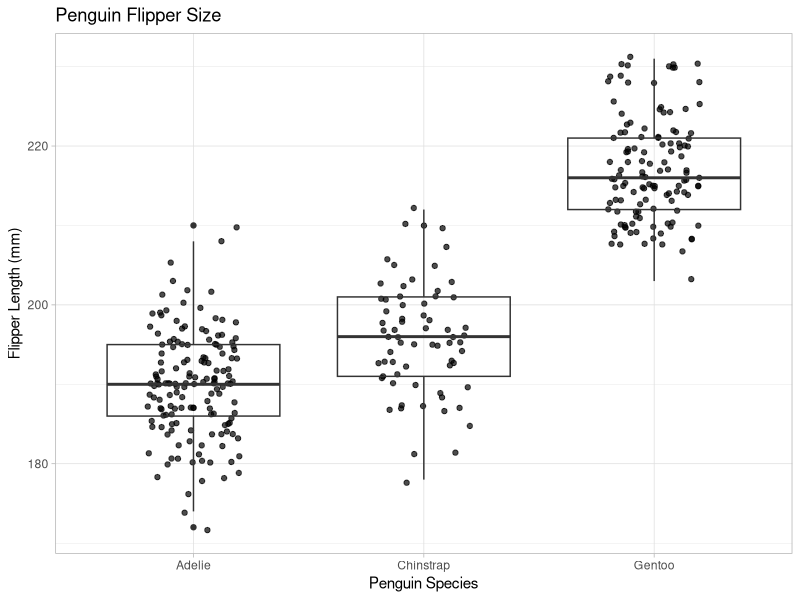
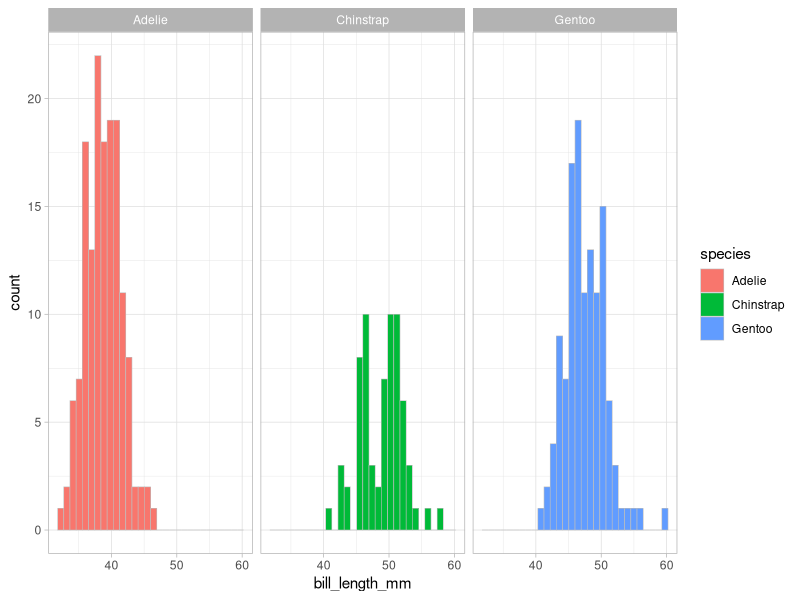

Source code (R) for these figures, in order:
## ---- chunk 1
#| warning: false
#| echo: false

# Load Libraries
library(tidyverse)
library(palmerpenguins)
library(skimr)
library(GGally)
## ---- chunk 2
#| include: false
# tell me the column names
names(penguins)

#What are the dimensions
dim(penguins)

#show me the first 6 lines
head(penguins)

#show me the last 6 lines
tail(penguins)

## ---- chunk 3
skim(penguins)
## ---- chunk 4
#| warning: false
#GGally::ggpairs(penguins)
## ---- chunk 5
#| echo: false
#| fig.cap: "My awesome fig caption"

ggplot(data = penguins, 
       aes(x = species, 
           y = flipper_length_mm)) + 
  geom_jitter(width = 0.2,
              alpha = 0.7) +
  geom_boxplot(fill = NA) +
  theme_light() +
  scale_color_manual(values = c("green", "blue", "purple")) +
  labs(x = "Penguin Species", y = "Flipper Length (mm)", title = "Penguin Flipper Size")
## ---- chunk 6
ggplot(data = penguins, aes(x = bill_length_mm))+
  geom_histogram(aes(fill = species), color = "grey", size = 0.2) +
  facet_wrap(~species) +
  theme_light()
